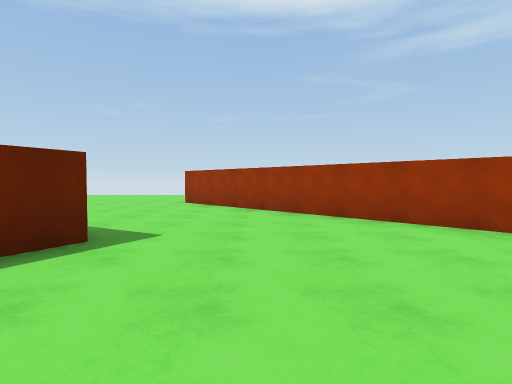
view 1 (above)

13 first-person views from a walk through a Unity game level. The camera is 1.3 m above the floor, tilts 2° down and sees 80° across. The floor is counted in squares, 2 m on a side. Each view is taken from the middle of a square. On the plan, view 1 faces up. The plan holds only what a view shows up to about 10 squares ahead; the rest is blank. The place goes on beyond the plan.

view 2
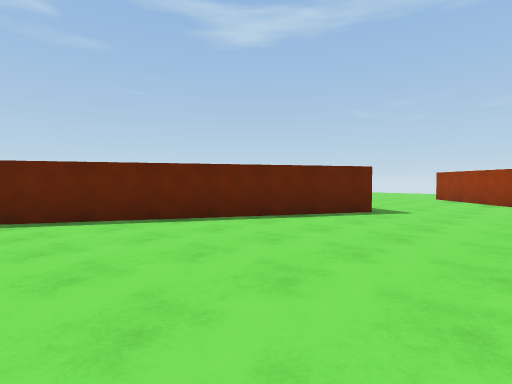

view 3
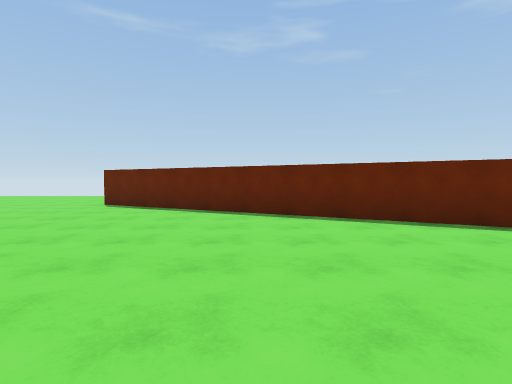

view 4
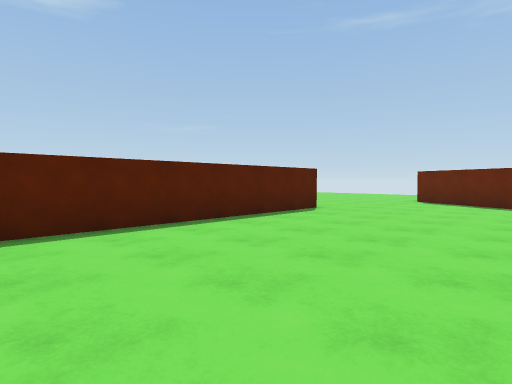

view 5
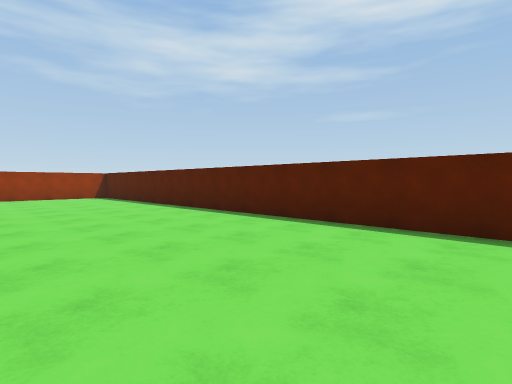

view 6
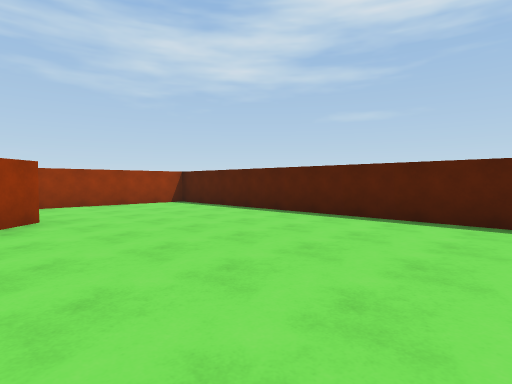

view 7
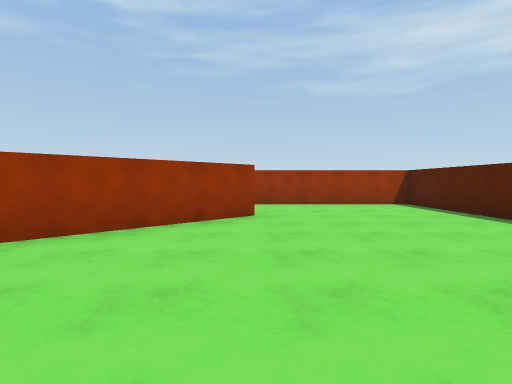

view 8
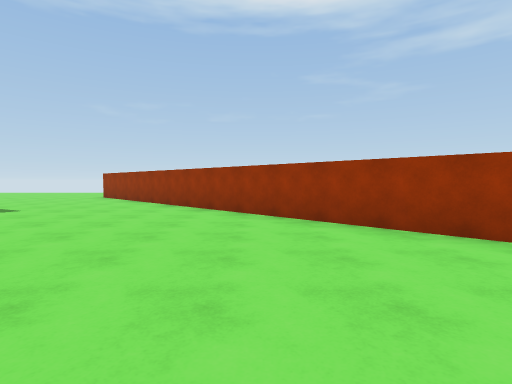

view 9
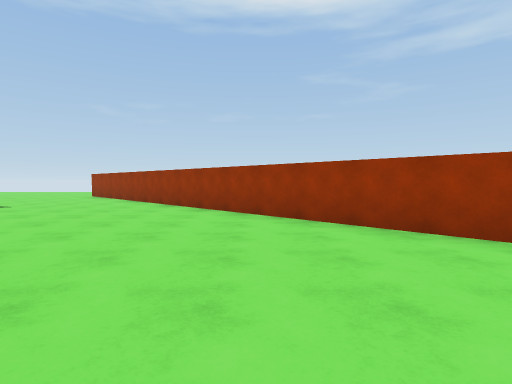

view 10
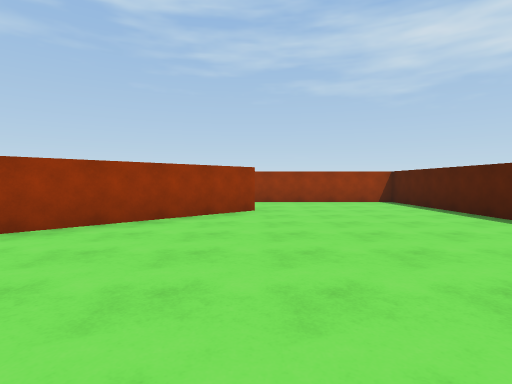

view 11
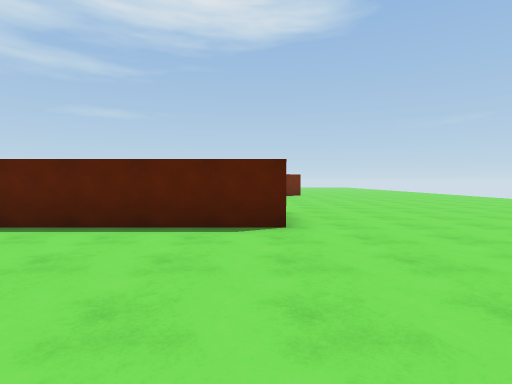

view 12
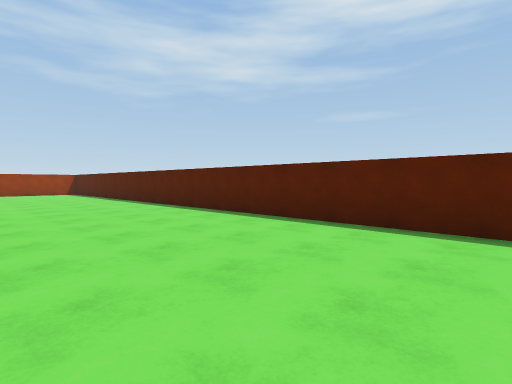

view 13
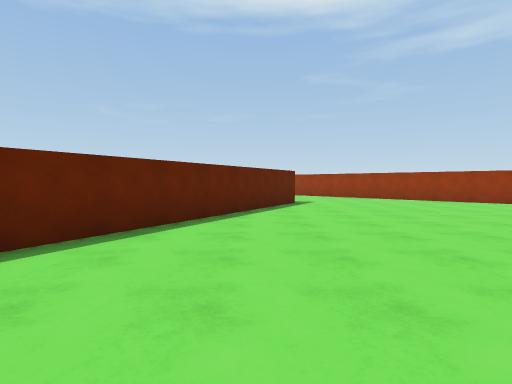

### Floor plan
Points are (right, up) in squares from view 1. A wall is a line through its corners. A room is listed if a view was taken in it or the views show most of it. See-through windows are left out.
Room 1 (views 1, 2, 3, 4, 5, 6, 7, 8, 9, 10, 11, 12, 13)
walls: (-1.8, 3.3) (-7.5, -7.2); (-3.5, -8.3) (13.7, -8.3) (13.7, -3.9); (10.8, -4) (-0.1, 7.2)
ways out: opening at (-6.5, -8.8); opening at (-2, 6)

Where each view was taken, in squares from view 1:
view 1: 0 up, 0 right, facing up
view 2: 3 down, 1 right, facing up-left
view 3: 3 down, 1 right, facing left
view 4: 4 down, 3 right, facing down-left
view 5: 4 down, 1 right, facing down-right
view 6: 3 down, 5 right, facing down-right
view 7: 4 down, 5 right, facing right
view 8: 3 down, 4 right, facing up
view 9: 4 down, 5 right, facing up
view 10: 4 down, 4 right, facing right
view 11: 4 down, 3 left, facing down
view 12: 4 down, 3 left, facing down-right
view 13: 6 down, 3 left, facing up
